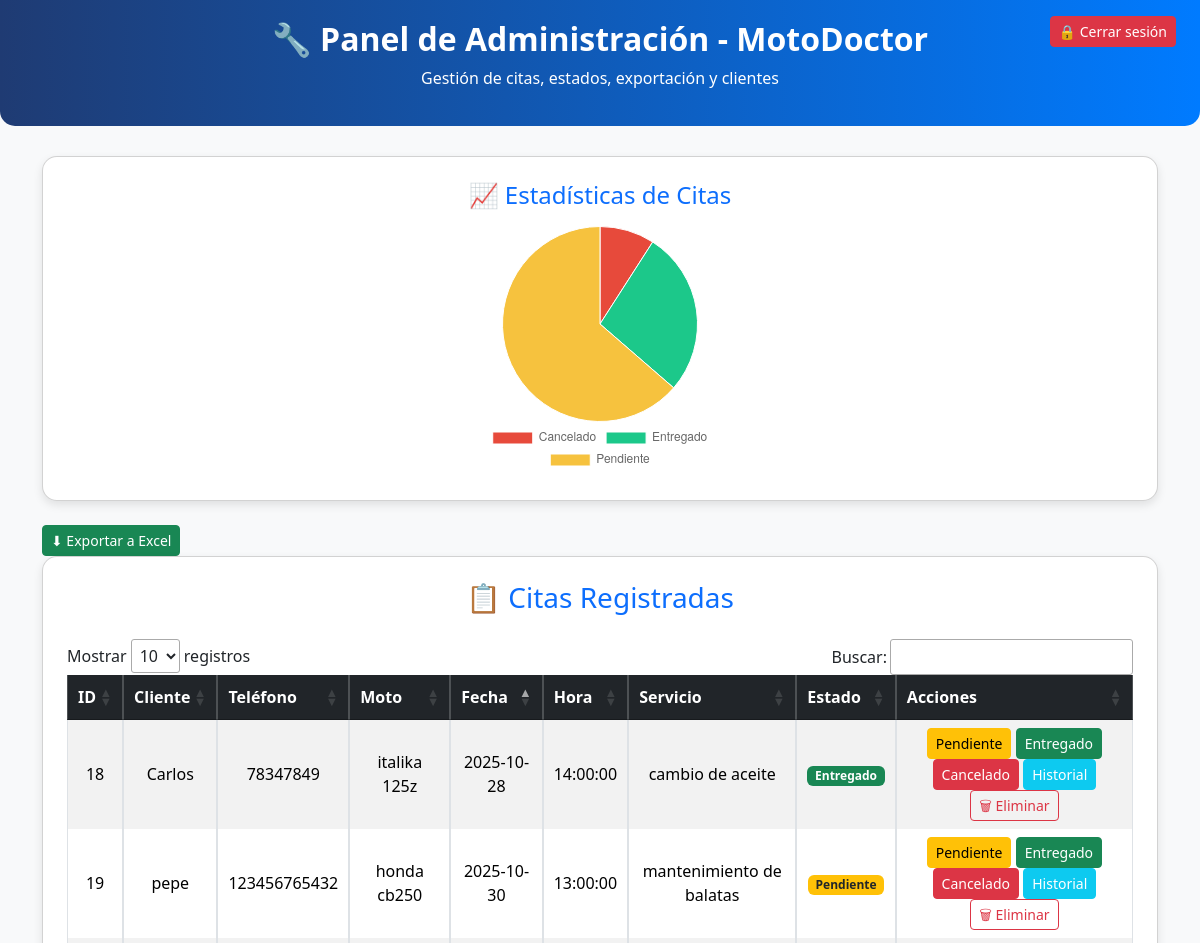
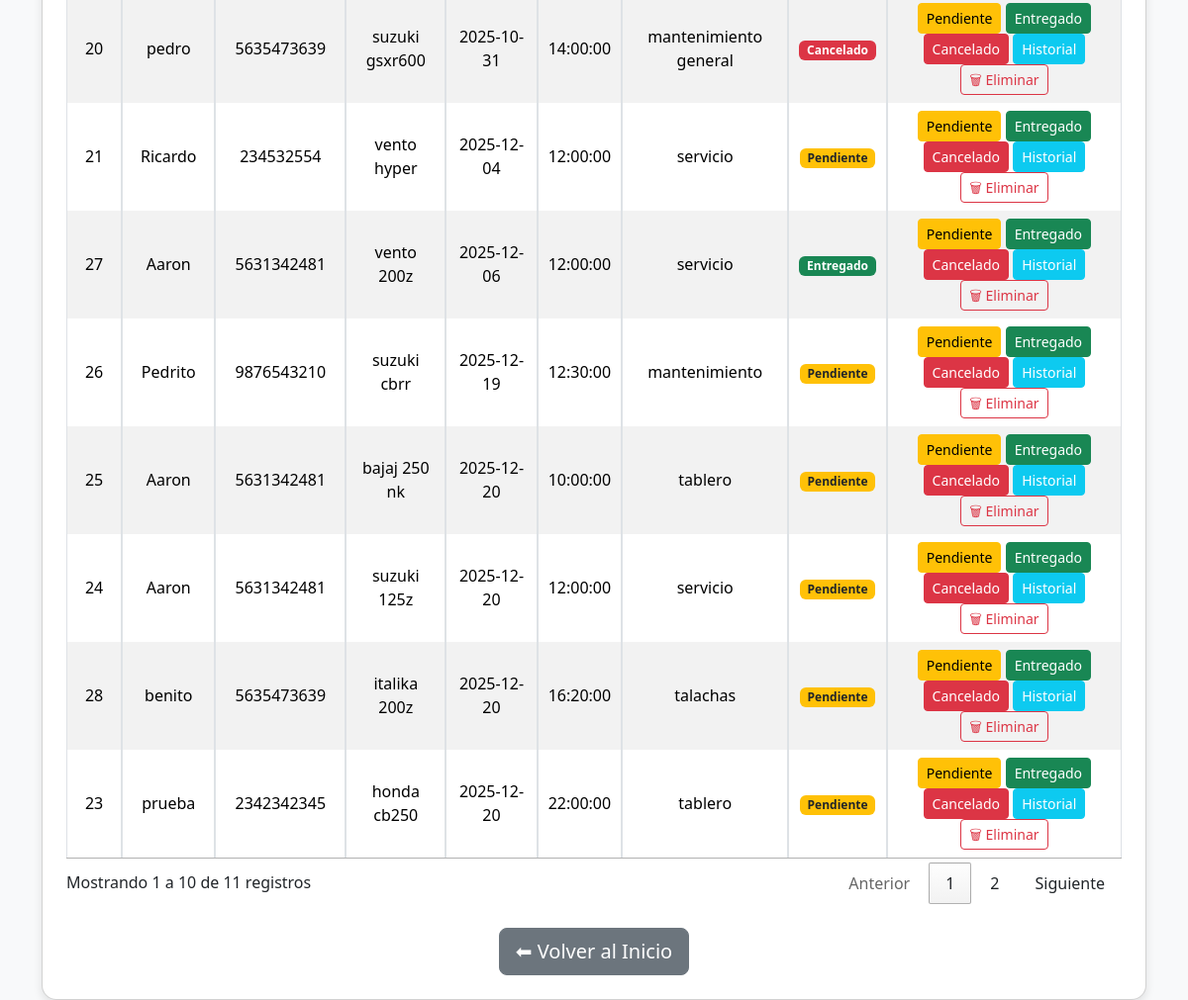
Page /admin/index.php (signed in) on the committed database (2 pictures, top to bottom).
### tables this page shows
CREATE TABLE `citas` (
  `id_cita` int(11) NOT NULL,
  `id_cliente` int(11) NOT NULL,
  `id_moto` int(11) NOT NULL,
  `fecha_cita` date NOT NULL,
  `hora_cita` time NOT NULL,
  `servicio` varchar(100) NOT NULL,
  `estado` varchar(20) DEFAULT 'Pendiente',
  `fecha_registro` timestamp NOT NULL DEFAULT current_timestamp()
);

CREATE TABLE `clientes` (
  `id_cliente` int(11) NOT NULL,
  `nombre` varchar(100) NOT NULL,
  `telefono` varchar(20) NOT NULL,
  `correo` varchar(100) DEFAULT NULL
);

CREATE TABLE `motos` (
  `id_moto` int(11) NOT NULL,
  `id_cliente` int(11) NOT NULL,
  `marca` varchar(50) NOT NULL,
  `modelo` varchar(50) NOT NULL,
  `anio` int(11) DEFAULT NULL,
  `placas` varchar(20) DEFAULT NULL
);

### admin/index.php (the view, shortened to what this page needs)
<?php
include("../conexion.php");
$estadisticas = $conn->query("
  SELECT estado, COUNT(*) AS total
  FROM citas
  GROUP BY estado
");
$labels = [];
$datos = [];
while ($row = $estadisticas->fetch_assoc()) {
  $labels[] = $row['estado'];
  $datos[] = $row['total'];
}
$result = $conn->query("
  SELECT
    c.id_cita,
    cl.nombre AS cliente,
    cl.telefono,
    m.marca,
    m.modelo,
    m.id_moto,   -- 🔹 AGREGADO PARA EL HISTORIAL
    c.fecha_cita,
    c.hora_cita,
    c.servicio,
    c.estado
  FROM citas c
  INNER JOIN clientes cl ON c.id_cliente = cl.id_cliente
  INNER JOIN motos m ON c.id_moto = m.id_moto
  ORDER BY c.fecha_cita ASC, c.hora_cita ASC
");
?>
<!DOCTYPE html>
<html lang="es">
<head>
  <link href="https://cdn.jsdelivr.net/npm/bootstrap@5.3.3/dist/css/bootstrap.min.css" rel="stylesheet">
  <link rel="stylesheet" href="https://cdn.datatables.net/1.13.6/css/jquery.dataTables.min.css">
</head>
<body>
<header class="text-center position-relative">
  <h2 class="fw-bold">🔧 Panel de Administración - MotoDoctor</h2>
  <p>Gestión de citas, estados, exportación y clientes</p>
  <div class="position-absolute top-0 end-0 mt-3 me-4">
    <a href="logout.php" class="btn btn-danger btn-sm">🔒 Cerrar sesión</a>
  </div>
</header>
<div class="container mt-3">
  <div class="card p-4 mb-4 text-center">
    <h4 class="text-primary mb-3">📈 Estadísticas de Citas</h4>
    <div style="width: 100%; display:flex; justify-content:center;">
      <canvas id="graficoCitas"></canvas>
    </div>
  </div>
  <a href="exportar_excel.php" class="btn btn-success btn-sm">⬇ Exportar a Excel</a>
  <div class="card p-4">
    <h3 class="text-center text-primary mb-4">📋 Citas Registradas</h3>
    <div class="table-responsive">
      <table class="table table-striped table-bordered text-center align-middle">
        <thead class="table-dark">
          <tr>
            <th>ID</th>
            <th>Cliente</th>
            <th>Teléfono</th>
            <th>Moto</th>
            <th>Fecha</th>
            <th>Hora</th>
            <th>Servicio</th>
            <th>Estado</th>
            <th>Acciones</th>
          </tr>
        </thead>
        <tbody>
          <?php while($row = $result->fetch_assoc()) { ?>
          <tr>
            <td><?= $row['id_cita'] ?></td>
            <td><?= htmlspecialchars($row['cliente']) ?></td>
            <td><?= htmlspecialchars($row['telefono']) ?></td>
            <td><?= htmlspecialchars($row['marca'] . " " . $row['modelo']) ?></td>
            <td><?= htmlspecialchars($row['fecha_cita']) ?></td>
            <td><?= htmlspecialchars($row['hora_cita']) ?></td>
            <td><?= htmlspecialchars($row['servicio']) ?></td>
            <td>
              <span class="badge
                <?= $row['estado'] == 'Pendiente' ? 'bg-warning text-dark' :
                   ($row['estado'] == 'Entregado' ? 'bg-success' :
                   ($row['estado'] == 'Cancelado' ? 'bg-danger' : 'bg-secondary')) ?>">
                <?= htmlspecialchars($row['estado']) ?>
              </span>
            </td>
            <td>
              <a href="actualizar_estado.php?id=<?= $row['id_cita'] ?>&estado=Pendiente" class="btn btn-warning btn-sm">Pendiente</a>
              <a href="actualizar_estado.php?id=<?= $row['id_cita'] ?>&estado=Entregado" class="btn btn-success btn-sm">Entregado</a>
              <a href="actualizar_estado.php?id=<?= $row['id_cita'] ?>&estado=Cancelado" class="btn btn-danger btn-sm">Cancelado</a>
              <a href="historial_moto.php?id_moto=<?= $row['id_moto'] ?>"
                 class="btn btn-info btn-sm text-white">
                 Historial
              </a>
              <a href="eliminar_cita.php?id=<?= $row['id_cita'] ?>"
                 onclick="return confirm('¿Seguro que deseas eliminar esta cita?');"
                 class="btn btn-outline-danger btn-sm">🗑 Eliminar</a>
            </td>
          </tr>
          <?php } ?>
        </tbody>
      </table>
    </div>
    <div class="text-center mt-4">
      <a href="../index.html" class="btn btn-secondary btn-lg">⬅ Volver al Inicio</a>
    </div>
  </div>
</div>
<script>
  const estados = <?= json_encode($labels) ?>;
  const valores = <?= json_encode($datos) ?>;
  const colores = estados.map(e => {
    if (e === "Pendiente") return "#f6c23e";
    if (e === "Entregado") return "#1cc88a";
    if (e === "Cancelado") return "#e74a3b";
    return "#36b9cc";
  });
  const ctx = document.getElementById('graficoCitas').getContext('2d');
  new Chart(ctx, {
    type: 'pie',
    data: {
      labels: estados,
      datasets: [{
        data: valores,
        backgroundColor: colores,
        borderWidth: 1
      }]
    },
    options: {
      maintainAspectRatio: false,
      plugins: {
        legend: { position: 'bottom' }
      }
    }
  });
</script>
</body>
</html>

### admin/index.php (style rules this page uses)
body { background-color: #f8f9fa; font-family: 'Segoe UI', sans-serif; }
.card { border-radius: 15px; box-shadow: 0 4px 10px rgba(0,0,0,0.1); }
header { background: linear-gradient(90deg, #1f3b73, #007bff); color: white; padding: 20px; margin-bottom: 30px; border-radius: 0 0 15px 15px; }
#graficoCitas { max-width: 300px; height: 250px !important; margin: 0 auto; }

### rows in the picture
citas: id_cita "18", id_cliente.nombre "Carlos", id_cliente.telefono "78347849", id_moto.modelo "italika 125z", fecha_cita "2025-10-28", hora_cita "14:00:00", servicio "cambio de aceite", estado "Entregado"
citas: id_cita "19", id_cliente.nombre "pepe", id_cliente.telefono "123456765432", id_moto.modelo "honda cb250", fecha_cita "2025-10-30", hora_cita "13:00:00", servicio "mantenimiento de balatas", estado "Pendiente"
citas: id_cita "20", id_cliente.nombre "pedro", id_cliente.telefono "5635473639", id_moto.modelo "suzuki gsxr600", fecha_cita "2025-10-31", hora_cita "14:00:00", servicio "mantenimiento general", estado "Cancelado"
citas: id_cita "21", id_cliente.nombre "Ricardo", id_cliente.telefono "234532554", id_moto.modelo "vento hyper", fecha_cita "2025-12-04", hora_cita "12:00:00", servicio "servicio", estado "Pendiente"
citas: id_cita "27", id_cliente.nombre "Aaron", id_cliente.telefono "5631342481", id_moto.modelo "vento 200z", fecha_cita "2025-12-06", hora_cita "12:00:00", servicio "servicio", estado "Entregado"
citas: id_cita "26", id_cliente.nombre "Pedrito", id_cliente.telefono "9876543210", id_moto.modelo "suzuki cbrr", fecha_cita "2025-12-19", hora_cita "12:30:00", servicio "mantenimiento", estado "Pendiente"
citas: id_cita "25", id_cliente.nombre "Aaron", id_cliente.telefono "5631342481", id_moto.modelo "bajaj 250 nk", fecha_cita "2025-12-20", hora_cita "10:00:00", servicio "tablero", estado "Pendiente"
citas: id_cita "24", id_cliente.nombre "Aaron", id_cliente.telefono "5631342481", id_moto.modelo "suzuki 125z", fecha_cita "2025-12-20", hora_cita "12:00:00", servicio "servicio", estado "Pendiente"
citas: id_cita "28", id_cliente.nombre "benito", id_cliente.telefono "5635473639", id_moto.modelo "italika 200z", fecha_cita "2025-12-20", hora_cita "16:20:00", servicio "talachas", estado "Pendiente"
citas: id_cita "23", id_cliente.nombre "prueba", id_cliente.telefono "2342342345", id_moto.modelo "honda cb250", fecha_cita "2025-12-20", hora_cita "22:00:00", servicio "tablero", estado "Pendiente"

### other values in the picture
chart data {{ json_encode($labels) }} ["Cancelado","Entregado","Pendiente"]
chart data {{ json_encode($datos) }} ["1","3","7"]
